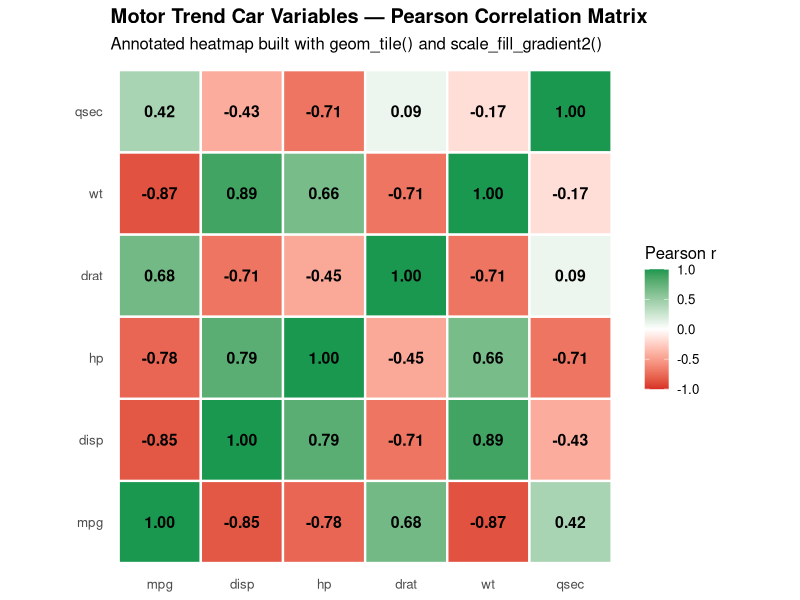
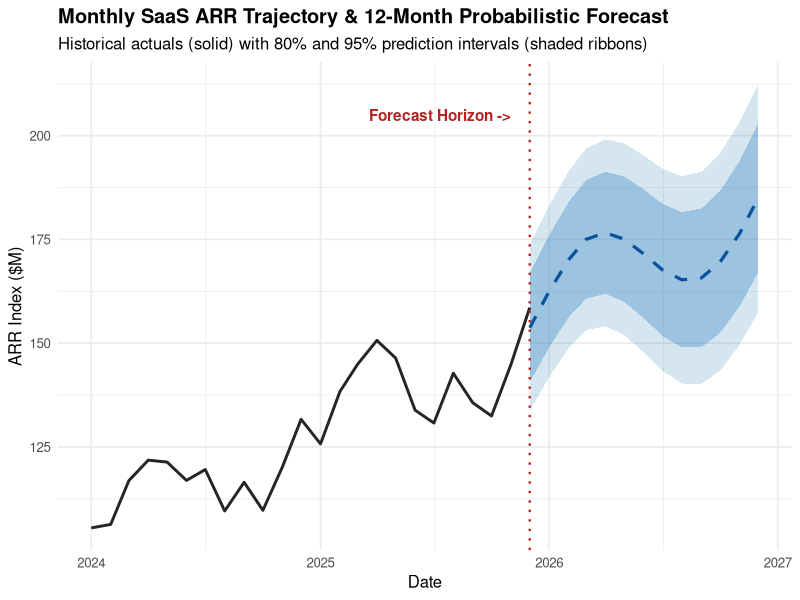
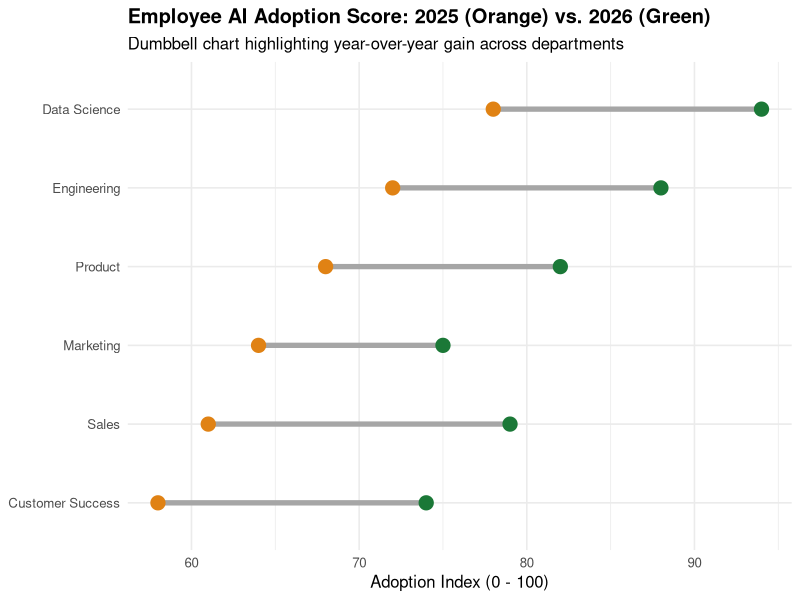

The R script that drew these images, in order:
# ==============================================================================
# PART 03: DATA VISUALIZATION & GRAPHICS
# Module 03: Advanced Visualizations — Heatmaps, Time-Series Ribbons,
#            Dumbbell Charts, Annotations, and Multi-Plot Layouts (`patchwork`)
# ==============================================================================
# Beyond standard bar and scatter plots, senior data scientists frequently build:
# 1. Correlation Heatmaps with direct text annotations (`geom_tile` + `geom_text`)
# 2. Time-Series Uncertainty Fan / Ribbon Charts (`geom_ribbon` + `geom_line`)
# 3. Cleveland Dot / Dumbbell Plots for Before-vs-After comparisons (`geom_segment`)
# 4. Custom Corporate Themes & Multi-Panel Composition (`patchwork`)
# ==============================================================================

if (requireNamespace("ggplot2", quietly = TRUE)) {
  library(ggplot2)

  # ----------------------------------------------------------------------------
  # 1. ANNOTATED CORRELATION MATRIX HEATMAP (`geom_tile` + `geom_text`)
  # ----------------------------------------------------------------------------
  num_cols <- mtcars[, c("mpg", "disp", "hp", "drat", "wt", "qsec")]
  cor_mat  <- round(cor(num_cols), 2)

  # Convert correlation matrix to long data frame without requiring external packages
  cor_long <- as.data.frame(as.table(cor_mat))
  names(cor_long) <- c("Var1", "Var2", "Correlation")

  p_heatmap <- ggplot(cor_long, aes(x = Var1, y = Var2, fill = Correlation)) +
    geom_tile(color = "white", linewidth = 0.8) +
    geom_text(aes(label = sprintf("%.2f", Correlation)), color = "black", size = 4, fontface = "bold") +
    scale_fill_gradient2(
      low = "#d73027", mid = "white", high = "#1a9850",
      midpoint = 0, limits = c(-1, 1), name = "Pearson r"
    ) +
    coord_fixed() +
    labs(
      title    = "Motor Trend Car Variables — Pearson Correlation Matrix",
      subtitle = "Annotated heatmap built with geom_tile() and scale_fill_gradient2()",
      x = NULL, y = NULL
    ) +
    theme_minimal(base_size = 12) +
    theme(panel.grid = element_blank(), plot.title = element_text(face = "bold"))

  # ----------------------------------------------------------------------------
  # 2. TIME-SERIES FORECAST WITH 80% & 95% CONFIDENCE RIBBONS (`geom_ribbon`)
  # ----------------------------------------------------------------------------
  set.seed(42)
  months_seq <- seq(as.Date("2024-01-01"), by = "month", length.out = 36)
  trend      <- seq(100, 185, length.out = 36) + 12 * sin(seq(0, 6 * pi, length.out = 36))
  ts_df <- data.frame(
    date    = months_seq,
    actual  = ifelse(1:36 <= 24, trend + rnorm(36, 0, 4), NA_real_),
    mean_fc = ifelse(1:36 >= 24, trend, NA_real_),
    lo_80   = ifelse(1:36 >= 24, trend - 1.28 * seq(3, 14, length.out = 36), NA_real_),
    hi_80   = ifelse(1:36 >= 24, trend + 1.28 * seq(3, 14, length.out = 36), NA_real_),
    lo_95   = ifelse(1:36 >= 24, trend - 1.96 * seq(3, 14, length.out = 36), NA_real_),
    hi_95   = ifelse(1:36 >= 24, trend + 1.96 * seq(3, 14, length.out = 36), NA_real_)
  )

  p_forecast <- ggplot(ts_df, aes(x = date)) +
    geom_ribbon(aes(ymin = lo_95, ymax = hi_95), fill = "#3182bd", alpha = 0.20, na.rm = TRUE) +
    geom_ribbon(aes(ymin = lo_80, ymax = hi_80), fill = "#3182bd", alpha = 0.35, na.rm = TRUE) +
    geom_line(aes(y = actual), color = "#252525", linewidth = 1, na.rm = TRUE) +
    geom_line(aes(y = mean_fc), color = "#08519c", linewidth = 1.1, linetype = "dashed", na.rm = TRUE) +
    geom_vline(xintercept = as.Date("2025-12-01"), linetype = "dotted", color = "firebrick", linewidth = 0.8) +
    annotate("text", x = as.Date("2025-11-01"), y = 205, label = "Forecast Horizon ->",
             color = "firebrick", fontface = "bold", hjust = 1) +
    labs(
      title    = "Monthly SaaS ARR Trajectory & 12-Month Probabilistic Forecast",
      subtitle = "Historical actuals (solid) with 80% and 95% prediction intervals (shaded ribbons)",
      x        = "Date",
      y        = "ARR Index ($M)"
    ) +
    theme_minimal(base_size = 12) +
    theme(plot.title = element_text(face = "bold"))

  # ----------------------------------------------------------------------------
  # 3. DUMBBELL / CLEVELAND DOT PLOT FOR BEFORE-AND-AFTER COMPARISONS
  # ----------------------------------------------------------------------------
  dumbbell_df <- data.frame(
    department = factor(c("Engineering", "Product", "Data Science", "Marketing", "Sales", "Customer Success"),
                        levels = c("Customer Success", "Sales", "Marketing", "Product", "Engineering", "Data Science")),
    score_2025 = c(72, 68, 78, 64, 61, 58),
    score_2026 = c(88, 82, 94, 75, 79, 74)
  )

  p_dumbbell <- ggplot(dumbbell_df) +
    geom_segment(aes(x = score_2025, xend = score_2026, y = department, yend = department),
                 color = "gray65", linewidth = 1.8) +
    geom_point(aes(x = score_2025, y = department), color = "#e08214", size = 4.5) +
    geom_point(aes(x = score_2026, y = department), color = "#1b7837", size = 4.5) +
    labs(
      title    = "Employee AI Adoption Score: 2025 (Orange) vs. 2026 (Green)",
      subtitle = "Dumbbell chart highlighting year-over-year gain across departments",
      x        = "Adoption Index (0 - 100)",
      y        = NULL
    ) +
    theme_minimal(base_size = 12) +
    theme(plot.title = element_text(face = "bold"))

  out_dir <- file.path(tempdir(), "r_course_plots")
  if (!dir.exists(out_dir)) dir.create(out_dir, recursive = TRUE)
  ggsave(file.path(out_dir, "p4_heatmap.png"), p_heatmap, width = 7, height = 6, dpi = 150)
  ggsave(file.path(out_dir, "p5_forecast.png"), p_forecast, width = 9, height = 5, dpi = 150)
  ggsave(file.path(out_dir, "p6_dumbbell.png"), p_dumbbell, width = 8, height = 4.5, dpi = 150)
  cat("Saved advanced visualizations to:", out_dir, "\n")
}
